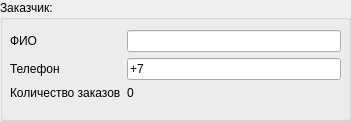
  <widget class="QGroupBox" name="groupBox">
   <property name="geometry">
    <rect>
     <x>10</x>
     <y>0</y>
     <width>351</width>
     <height>121</height>
    </rect>
   </property>
   <property name="title">
    <string>Заказчик:</string>
   </property>
   <property name="flat">
    <bool>false</bool>
   </property>
   <property name="checkable">
    <bool>false</bool>
   </property>
   <widget class="QWidget" name="formLayoutWidget">
    <property name="geometry">
     <rect>
      <x>10</x>
      <y>30</y>
      <width>331</width>
      <height>81</height>
     </rect>
    </property>
    <layout class="QFormLayout" name="formLayout">
     <item row="0" column="0">
      <widget class="QLabel" name="label">
       <property name="text">
        <string>ФИО</string>
       </property>
      </widget>
     </item>
     <item row="0" column="1">
      <widget class="QLineEdit" name="nameEdit">
       <property name="text">
        <string/>
       </property>
      </widget>
     </item>
     <item row="1" column="0">
      <widget class="QLabel" name="label_2">
       <property name="text">
        <string>Телефон</string>
       </property>
      </widget>
     </item>
     <item row="1" column="1">
      <widget class="QLineEdit" name="numberEdit">
       <property name="text">
        <string>+7</string>
       </property>
      </widget>
     </item>
     <item row="2" column="0">
      <widget class="QLabel" name="label_3">
       <property name="text">
        <string>Количество заказов</string>
       </property>
      </widget>
     </item>
     <item row="2" column="1">
      <widget class="QLabel" name="countLabel">
       <property name="text">
        <string>0</string>
       </property>
      </widget>
     </item>
    </layout>
   </widget>
  </widget>
